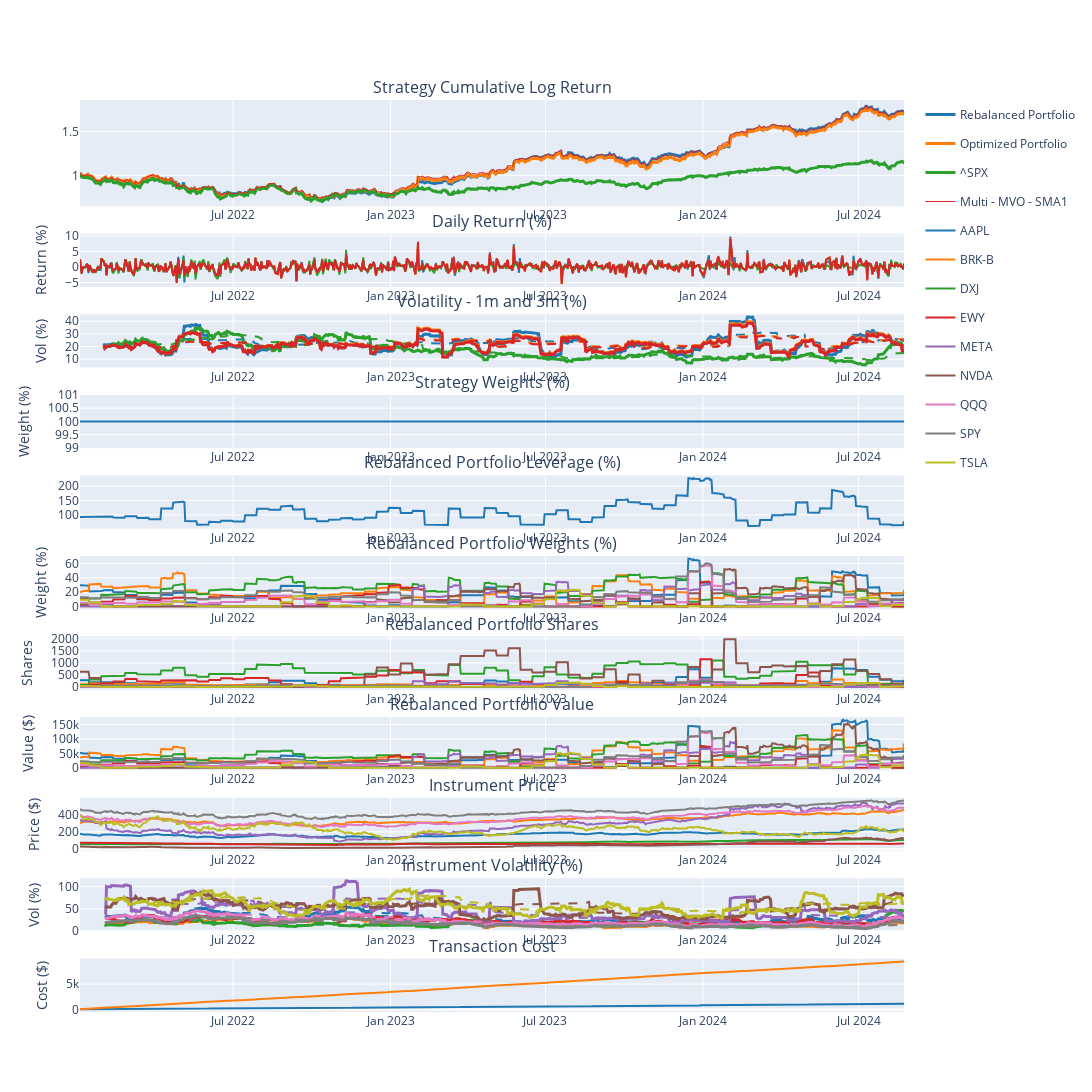

The cell this chart's notebook holds for it:
### Code cell
portfolio = PortfolioStandard(
    capital=169336.48958837058,
    name='MVOPortfolio',        
    rebalance_iter=RebalancerIter('0 0 * * Fri', 2),    
    tc_model=TransactionCostFutu(), 
    systems=[        
        TradingSubSystemMulti(vol_target=vol_target, instruments=instruments,  strategy=[MeanVarianceOpt(gamma=10, hhi=0.2, lookback=60)], max_leverage=max_leverage, offset=60)
    ]
)

portfolio.set_start_date(start_date)
portfolio.set_end_date(end_date)
portfolio.backtest_subsystems()
portfolio.optimize()
portfolio.backtest()
portfolio.rebalance()
portfolio.performance(show_all_rets=True)

### Figure 1 — Plotly figure (JSON) as saved in the notebook; plotly's stock layout.template omitted (floating-point values rounded to 4 significant figures; data arrays with more than 128 entries replaced by an {"elided": "..."} marker saying what was removed)
{"data": [{"legendgroup": "Rebalanced Portfolio", "line": {"width": 3}, "marker": {"color": "rgb(31, 119, 180)"}, "name": "Rebalanced Portfolio", "type": "scatter", "x": {"elided": "664 str values"}, "xaxis": "x", "y": {"elided": "664 float values"}, "yaxis": "y"}, {"legendgroup": "Rebalanced Portfolio", "marker": {"color": "rgb(31, 119, 180)"}, "name": "Rebalanced Portfolio", "showlegend": false, "type": "scatter", "x": {"elided": "664 str values"}, "xaxis": "x2", "y": {"elided": "664 float values"}, "yaxis": "y2"}, {"legendgroup": "Rebalanced Portfolio", "line": {"width": 3}, "marker": {"color": "rgb(31, 119, 180)"}, "name": "1m - Rebalanced Portfolio", "showlegend": false, "type": "scatter", "x": {"elided": "664 str values"}, "xaxis": "x3", "y": {"elided": "664 float values"}, "yaxis": "y3"}, {"legendgroup": "Rebalanced Portfolio", "line": {"dash": "dash"}, "marker": {"color": "rgb(31, 119, 180)"}, "name": "3m - Rebalanced Portfolio", "showlegend": false, "type": "scatter", "x": {"elided": "664 str values"}, "xaxis": "x3", "y": {"elided": "664 float values"}, "yaxis": "y3"}, {"legendgroup": "Rebalanced Portfolio", "marker": {"color": "rgb(31, 119, 180)"}, "name": "Rebalanced Portfolio", "showlegend": false, "type": "scatter", "x": {"elided": "664 str values"}, "xaxis": "x11", "y": {"elided": "664 float values"}, "yaxis": "y11"}, {"legendgroup": "Optimized Portfolio", "line": {"width": 3}, "marker": {"color": "rgb(255, 127, 14)"}, "name": "Optimized Portfolio", "type": "scatter", "x": {"elided": "664 str values"}, "xaxis": "x", "y": {"elided": "664 float values"}, "yaxis": "y"}, {"legendgroup": "Optimized Portfolio", "marker": {"color": "rgb(255, 127, 14)"}, "name": "Optimized Portfolio", "showlegend": false, "type": "scatter", "x": {"elided": "664 str values"}, "xaxis": "x2", "y": {"elided": "664 float values"}, "yaxis": "y2"}, {"legendgroup": "Optimized Portfolio", "line": {"width": 3}, "marker": {"color": "rgb(255, 127, 14)"}, "name": "1m - Optimized Portfolio", "showlegend": false, "type": "scatter", "x": {"elided": "664 str values"}, "xaxis": "x3", "y": {"elided": "664 float values"}, "yaxis": "y3"}, {"legendgroup": "Optimized Portfolio", "line": {"dash": "dash"}, "marker": {"color": "rgb(255, 127, 14)"}, "name": "3m - Optimized Portfolio", "showlegend": false, "type": "scatter", "x": {"elided": "664 str values"}, "xaxis": "x3", "y": {"elided": "664 float values"}, "yaxis": "y3"}, {"legendgroup": "Optimized Portfolio", "marker": {"color": "rgb(255, 127, 14)"}, "name": "Optimized Portfolio", "showlegend": false, "type": "scatter", "x": {"elided": "664 str values"}, "xaxis": "x11", "y": {"elided": "664 float values"}, "yaxis": "y11"}, {"legendgroup": "^SPX", "line": {"width": 3}, "marker": {"color": "rgb(44, 160, 44)"}, "name": "^SPX", "type": "scatter", "x": {"elided": "664 str values"}, "xaxis": "x", "y": {"elided": "664 float values"}, "yaxis": "y"}, {"legendgroup": "^SPX", "marker": {"color": "rgb(44, 160, 44)"}, "name": "^SPX", "showlegend": false, "type": "scatter", "x": {"elided": "664 str values"}, "xaxis": "x2", "y": {"elided": "664 float values"}, "yaxis": "y2"}, {"legendgroup": "^SPX", "line": {"width": 3}, "marker": {"color": "rgb(44, 160, 44)"}, "name": "1m - ^SPX", "showlegend": false, "type": "scatter", "x": {"elided": "664 str values"}, "xaxis": "x3", "y": {"elided": "664 float values"}, "yaxis": "y3"}, {"legendgroup": "^SPX", "line": {"dash": "dash"}, "marker": {"color": "rgb(44, 160, 44)"}, "name": "3m - ^SPX", "showlegend": false, "type": "scatter", "x": {"elided": "664 str values"}, "xaxis": "x3", "y": {"elided": "664 float values"}, "yaxis": "y3"}, {"legendgroup": "Multi - MVO - SMA1", "line": {"width": 1}, "marker": {"color": "rgb(214, 39, 40)"}, "name": "Multi - MVO - SMA1", "type": "scatter", "x": {"elided": "664 str values"}, "xaxis": "x", "y": {"elided": "664 float values"}, "yaxis": "y"}, {"legendgroup": "Multi - MVO - SMA1", "marker": {"color": "rgb(214, 39, 40)"}, "name": "Multi - MVO - SMA1", "showlegend": false, "type": "scatter", "x": {"elided": "664 str values"}, "xaxis": "x2", "y": {"elided": "664 float values"}, "yaxis": "y2"}, {"legendgroup": "Multi - MVO - SMA1", "line": {"width": 3}, "marker": {"color": "rgb(214, 39, 40)"}, "name": "1m - Multi - MVO - SMA1", "showlegend": false, "type": "scatter", "x": {"elided": "664 str values"}, "xaxis": "x3", "y": {"elided": "664 float values"}, "yaxis": "y3"}, {"legendgroup": "Multi - MVO - SMA1", "line": {"dash": "dash"}, "marker": {"color": "rgb(214, 39, 40)"}, "name": "3m - Multi - MVO - SMA1", "showlegend": false, "type": "scatter", "x": {"elided": "664 str values"}, "xaxis": "x3", "y": {"elided": "664 float values"}, "yaxis": "y3"}, {"legendgroup": "Multi - MVO - SMA1", "marker": {"color": "rgb(31, 119, 180)"}, "name": "Multi - MVO - SMA1", "showlegend": false, "type": "scatter", "x": {"elided": "664 str values"}, "xaxis": "x4", "y": {"elided": "664 int values"}, "yaxis": "y4"}, {"marker": {"color": "rgb(31, 119, 180)"}, "showlegend": false, "type": "scatter", "x": {"elided": "664 str values"}, "xaxis": "x5", "y": {"elided": "664 float values"}, "yaxis": "y5"}, {"legendgroup": "AAPL", "marker": {"color": "rgb(31, 119, 180)"}, "name": "AAPL", "showlegend": true, "type": "scatter", "x": {"elided": "664 str values"}, "xaxis": "x6", "y": {"elided": "664 float values"}, "yaxis": "y6"}, {"legendgroup": "AAPL", "marker": {"color": "rgb(31, 119, 180)"}, "name": "AAPL", "showlegend": false, "type": "scatter", "x": {"elided": "664 str values"}, "xaxis": "x7", "y": {"elided": "664 int values"}, "yaxis": "y7"}, {"legendgroup": "AAPL", "marker": {"color": "rgb(31, 119, 180)"}, "name": "AAPL", "showlegend": false, "type": "scatter", "x": {"elided": "664 str values"}, "xaxis": "x8", "y": {"elided": "664 float values"}, "yaxis": "y8"}, {"legendgroup": "AAPL", "marker": {"color": "rgb(31, 119, 180)"}, "name": "AAPL", "showlegend": false, "type": "scatter", "x": {"elided": "664 str values"}, "xaxis": "x9", "y": {"elided": "664 float values"}, "yaxis": "y9"}, {"legendgroup": "AAPL", "line": {"width": 3}, "marker": {"color": "rgb(31, 119, 180)"}, "name": "1m - AAPL", "showlegend": false, "type": "scatter", "x": {"elided": "664 str values"}, "xaxis": "x10", "y": {"elided": "664 float values"}, "yaxis": "y10"}, {"legendgroup": "AAPL", "line": {"dash": "dash"}, "marker": {"color": "rgb(31, 119, 180)"}, "name": "3m - AAPL", "showlegend": false, "type": "scatter", "x": {"elided": "664 str values"}, "xaxis": "x10", "y": {"elided": "664 float values"}, "yaxis": "y10"}, {"legendgroup": "BRK-B", "marker": {"color": "rgb(255, 127, 14)"}, "name": "BRK-B", "showlegend": true, "type": "scatter", "x": {"elided": "664 str values"}, "xaxis": "x6", "y": {"elided": "664 float values"}, "yaxis": "y6"}, {"legendgroup": "BRK-B", "marker": {"color": "rgb(255, 127, 14)"}, "name": "BRK-B", "showlegend": false, "type": "scatter", "x": {"elided": "664 str values"}, "xaxis": "x7", "y": {"elided": "664 int values"}, "yaxis": "y7"}, {"legendgroup": "BRK-B", "marker": {"color": "rgb(255, 127, 14)"}, "name": "BRK-B", "showlegend": false, "type": "scatter", "x": {"elided": "664 str values"}, "xaxis": "x8", "y": {"elided": "664 float values"}, "yaxis": "y8"}, {"legendgroup": "BRK-B", "marker": {"color": "rgb(255, 127, 14)"}, "name": "BRK-B", "showlegend": false, "type": "scatter", "x": {"elided": "664 str values"}, "xaxis": "x9", "y": {"elided": "664 float values"}, "yaxis": "y9"}, {"legendgroup": "BRK-B", "line": {"width": 3}, "marker": {"color": "rgb(255, 127, 14)"}, "name": "1m - BRK-B", "showlegend": false, "type": "scatter", "x": {"elided": "664 str values"}, "xaxis": "x10", "y": {"elided": "664 float values"}, "yaxis": "y10"}, {"legendgroup": "BRK-B", "line": {"dash": "dash"}, "marker": {"color": "rgb(255, 127, 14)"}, "name": "3m - BRK-B", "showlegend": false, "type": "scatter", "x": {"elided": "664 str values"}, "xaxis": "x10", "y": {"elided": "664 float values"}, "yaxis": "y10"}, {"legendgroup": "DXJ", "marker": {"color": "rgb(44, 160, 44)"}, "name": "DXJ", "showlegend": true, "type": "scatter", "x": {"elided": "664 str values"}, "xaxis": "x6", "y": {"elided": "664 float values"}, "yaxis": "y6"}, {"legendgroup": "DXJ", "marker": {"color": "rgb(44, 160, 44)"}, "name": "DXJ", "showlegend": false, "type": "scatter", "x": {"elided": "664 str values"}, "xaxis": "x7", "y": {"elided": "664 int values"}, "yaxis": "y7"}, {"legendgroup": "DXJ", "marker": {"color": "rgb(44, 160, 44)"}, "name": "DXJ", "showlegend": false, "type": "scatter", "x": {"elided": "664 str values"}, "xaxis": "x8", "y": {"elided": "664 float values"}, "yaxis": "y8"}, {"legendgroup": "DXJ", "marker": {"color": "rgb(44, 160, 44)"}, "name": "DXJ", "showlegend": false, "type": "scatter", "x": {"elided": "664 str values"}, "xaxis": "x9", "y": {"elided": "664 float values"}, "yaxis": "y9"}, {"legendgroup": "DXJ", "line": {"width": 3}, "marker": {"color": "rgb(44, 160, 44)"}, "name": "1m - DXJ", "showlegend": false, "type": "scatter", "x": {"elided": "664 str values"}, "xaxis": "x10", "y": {"elided": "664 float values"}, "yaxis": "y10"}, {"legendgroup": "DXJ", "line": {"dash": "dash"}, "marker": {"color": "rgb(44, 160, 44)"}, "name": "3m - DXJ", "showlegend": false, "type": "scatter", "x": {"elided": "664 str values"}, "xaxis": "x10", "y": {"elided": "664 float values"}, "yaxis": "y10"}, {"legendgroup": "EWY", "marker": {"color": "rgb(214, 39, 40)"}, "name": "EWY", "showlegend": true, "type": "scatter", "x": {"elided": "664 str values"}, "xaxis": "x6", "y": {"elided": "664 float values"}, "yaxis": "y6"}, {"legendgroup": "EWY", "marker": {"color": "rgb(214, 39, 40)"}, "name": "EWY", "showlegend": false, "type": "scatter", "x": {"elided": "664 str values"}, "xaxis": "x7", "y": {"elided": "664 int values"}, "yaxis": "y7"}, {"legendgroup": "EWY", "marker": {"color": "rgb(214, 39, 40)"}, "name": "EWY", "showlegend": false, "type": "scatter", "x": {"elided": "664 str values"}, "xaxis": "x8", "y": {"elided": "664 float values"}, "yaxis": "y8"}, {"legendgroup": "EWY", "marker": {"color": "rgb(214, 39, 40)"}, "name": "EWY", "showlegend": false, "type": "scatter", "x": {"elided": "664 str values"}, "xaxis": "x9", "y": {"elided": "664 float values"}, "yaxis": "y9"}, {"legendgroup": "EWY", "line": {"width": 3}, "marker": {"color": "rgb(214, 39, 40)"}, "name": "1m - EWY", "showlegend": false, "type": "scatter", "x": {"elided": "664 str values"}, "xaxis": "x10", "y": {"elided": "664 float values"}, "yaxis": "y10"}, {"legendgroup": "EWY", "line": {"dash": "dash"}, "marker": {"color": "rgb(214, 39, 40)"}, "name": "3m - EWY", "showlegend": false, "type": "scatter", "x": {"elided": "664 str values"}, "xaxis": "x10", "y": {"elided": "664 float values"}, "yaxis": "y10"}, {"legendgroup": "META", "marker": {"color": "rgb(148, 103, 189)"}, "name": "META", "showlegend": true, "type": "scatter", "x": {"elided": "664 str values"}, "xaxis": "x6", "y": {"elided": "664 float values"}, "yaxis": "y6"}, {"legendgroup": "META", "marker": {"color": "rgb(148, 103, 189)"}, "name": "META", "showlegend": false, "type": "scatter", "x": {"elided": "664 str values"}, "xaxis": "x7", "y": {"elided": "664 int values"}, "yaxis": "y7"}, {"legendgroup": "META", "marker": {"color": "rgb(148, 103, 189)"}, "name": "META", "showlegend": false, "type": "scatter", "x": {"elided": "664 str values"}, "xaxis": "x8", "y": {"elided": "664 float values"}, "yaxis": "y8"}, {"legendgroup": "META", "marker": {"color": "rgb(148, 103, 189)"}, "name": "META", "showlegend": false, "type": "scatter", "x": {"elided": "664 str values"}, "xaxis": "x9", "y": {"elided": "664 float values"}, "yaxis": "y9"}, {"legendgroup": "META", "line": {"width": 3}, "marker": {"color": "rgb(148, 103, 189)"}, "name": "1m - META", "showlegend": false, "type": "scatter", "x": {"elided": "664 str values"}, "xaxis": "x10", "y": {"elided": "664 float values"}, "yaxis": "y10"}, {"legendgroup": "META", "line": {"dash": "dash"}, "marker": {"color": "rgb(148, 103, 189)"}, "name": "3m - META", "showlegend": false, "type": "scatter", "x": {"elided": "664 str values"}, "xaxis": "x10", "y": {"elided": "664 float values"}, "yaxis": "y10"}, {"legendgroup": "NVDA", "marker": {"color": "rgb(140, 86, 75)"}, "name": "NVDA", "showlegend": true, "type": "scatter", "x": {"elided": "664 str values"}, "xaxis": "x6", "y": {"elided": "664 float values"}, "yaxis": "y6"}, {"legendgroup": "NVDA", "marker": {"color": "rgb(140, 86, 75)"}, "name": "NVDA", "showlegend": false, "type": "scatter", "x": {"elided": "664 str values"}, "xaxis": "x7", "y": {"elided": "664 int values"}, "yaxis": "y7"}, {"legendgroup": "NVDA", "marker": {"color": "rgb(140, 86, 75)"}, "name": "NVDA", "showlegend": false, "type": "scatter", "x": {"elided": "664 str values"}, "xaxis": "x8", "y": {"elided": "664 float values"}, "yaxis": "y8"}, {"legendgroup": "NVDA", "marker": {"color": "rgb(140, 86, 75)"}, "name": "NVDA", "showlegend": false, "type": "scatter", "x": {"elided": "664 str values"}, "xaxis": "x9", "y": {"elided": "664 float values"}, "yaxis": "y9"}, {"legendgroup": "NVDA", "line": {"width": 3}, "marker": {"color": "rgb(140, 86, 75)"}, "name": "1m - NVDA", "showlegend": false, "type": "scatter", "x": {"elided": "664 str values"}, "xaxis": "x10", "y": {"elided": "664 float values"}, "yaxis": "y10"}, {"legendgroup": "NVDA", "line": {"dash": "dash"}, "marker": {"color": "rgb(140, 86, 75)"}, "name": "3m - NVDA", "showlegend": false, "type": "scatter", "x": {"elided": "664 str values"}, "xaxis": "x10", "y": {"elided": "664 float values"}, "yaxis": "y10"}, {"legendgroup": "QQQ", "marker": {"color": "rgb(227, 119, 194)"}, "name": "QQQ", "showlegend": true, "type": "scatter", "x": {"elided": "664 str values"}, "xaxis": "x6", "y": {"elided": "664 float values"}, "yaxis": "y6"}, {"legendgroup": "QQQ", "marker": {"color": "rgb(227, 119, 194)"}, "name": "QQQ", "showlegend": false, "type": "scatter", "x": {"elided": "664 str values"}, "xaxis": "x7", "y": {"elided": "664 int values"}, "yaxis": "y7"}, {"legendgroup": "QQQ", "marker": {"color": "rgb(227, 119, 194)"}, "name": "QQQ", "showlegend": false, "type": "scatter", "x": {"elided": "664 str values"}, "xaxis": "x8", "y": {"elided": "664 float values"}, "yaxis": "y8"}, {"legendgroup": "QQQ", "marker": {"color": "rgb(227, 119, 194)"}, "name": "QQQ", "showlegend": false, "type": "scatter", "x": {"elided": "664 str values"}, "xaxis": "x9", "y": {"elided": "664 float values"}, "yaxis": "y9"}, {"legendgroup": "QQQ", "line": {"width": 3}, "marker": {"color": "rgb(227, 119, 194)"}, "name": "1m - QQQ", "showlegend": false, "type": "scatter", "x": {"elided": "664 str values"}, "xaxis": "x10", "y": {"elided": "664 float values"}, "yaxis": "y10"}, {"legendgroup": "QQQ", "line": {"dash": "dash"}, "marker": {"color": "rgb(227, 119, 194)"}, "name": "3m - QQQ", "showlegend": false, "type": "scatter", "x": {"elided": "664 str values"}, "xaxis": "x10", "y": {"elided": "664 float values"}, "yaxis": "y10"}, {"legendgroup": "SPY", "marker": {"color": "rgb(127, 127, 127)"}, "name": "SPY", "showlegend": true, "type": "scatter", "x": {"elided": "664 str values"}, "xaxis": "x6", "y": {"elided": "664 float values"}, "yaxis": "y6"}, {"legendgroup": "SPY", "marker": {"color": "rgb(127, 127, 127)"}, "name": "SPY", "showlegend": false, "type": "scatter", "x": {"elided": "664 str values"}, "xaxis": "x7", "y": {"elided": "664 int values"}, "yaxis": "y7"}, {"legendgroup": "SPY", "marker": {"color": "rgb(127, 127, 127)"}, "name": "SPY", "showlegend": false, "type": "scatter", "x": {"elided": "664 str values"}, "xaxis": "x8", "y": {"elided": "664 float values"}, "yaxis": "y8"}, {"legendgroup": "SPY", "marker": {"color": "rgb(127, 127, 127)"}, "name": "SPY", "showlegend": false, "type": "scatter", "x": {"elided": "664 str values"}, "xaxis": "x9", "y": {"elided": "664 float values"}, "yaxis": "y9"}, {"legendgroup": "SPY", "line": {"width": 3}, "marker": {"color": "rgb(127, 127, 127)"}, "name": "1m - SPY", "showlegend": false, "type": "scatter", "x": {"elided": "664 str values"}, "xaxis": "x10", "y": {"elided": "664 float values"}, "yaxis": "y10"}, {"legendgroup": "SPY", "line": {"dash": "dash"}, "marker": {"color": "rgb(127, 127, 127)"}, "name": "3m - SPY", "showlegend": false, "type": "scatter", "x": {"elided": "664 str values"}, "xaxis": "x10", "y": {"elided": "664 float values"}, "yaxis": "y10"}, {"legendgroup": "TSLA", "marker": {"color": "rgb(188, 189, 34)"}, "name": "TSLA", "showlegend": true, "type": "scatter", "x": {"elided": "664 str values"}, "xaxis": "x6", "y": {"elided": "664 float values"}, "yaxis": "y6"}, {"legendgroup": "TSLA", "marker": {"color": "rgb(188, 189, 34)"}, "name": "TSLA", "showlegend": false, "type": "scatter", "x": {"elided": "664 str values"}, "xaxis": "x7", "y": {"elided": "664 int values"}, "yaxis": "y7"}, {"legendgroup": "TSLA", "marker": {"color": "rgb(188, 189, 34)"}, "name": "TSLA", "showlegend": false, "type": "scatter", "x": {"elided": "664 str values"}, "xaxis": "x8", "y": {"elided": "664 float values"}, "yaxis": "y8"}, {"legendgroup": "TSLA", "marker": {"color": "rgb(188, 189, 34)"}, "name": "TSLA", "showlegend": false, "type": "scatter", "x": {"elided": "664 str values"}, "xaxis": "x9", "y": {"elided": "664 float values"}, "yaxis": "y9"}, {"legendgroup": "TSLA", "line": {"width": 3}, "marker": {"color": "rgb(188, 189, 34)"}, "name": "1m - TSLA", "showlegend": false, "type": "scatter", "x": {"elided": "664 str values"}, "xaxis": "x10", "y": {"elided": "664 float values"}, "yaxis": "y10"}, {"legendgroup": "TSLA", "line": {"dash": "dash"}, "marker": {"color": "rgb(188, 189, 34)"}, "name": "3m - TSLA", "showlegend": false, "type": "scatter", "x": {"elided": "664 str values"}, "xaxis": "x10", "y": {"elided": "664 float values"}, "yaxis": "y10"}], "layout": {"annotations": [{"font": {"size": 16}, "showarrow": false, "text": "Strategy Cumulative Log Return", "x": 0.5, "xanchor": "center", "xref": "paper", "y": 1, "yanchor": "bottom", "yref": "paper"}, {"font": {"size": 16}, "showarrow": false, "text": "Daily Return (%)", "x": 0.5, "xanchor": "center", "xref": "paper", "y": 0.8533, "yanchor": "bottom", "yref": "paper"}, {"font": {"size": 16}, "showarrow": false, "text": "Volatility - 1m and 3m (%)", "x": 0.5, "xanchor": "center", "xref": "paper", "y": 0.765, "yanchor": "bottom", "yref": "paper"}, {"font": {"size": 16}, "showarrow": false, "text": "Strategy Weights (%)", "x": 0.5, "xanchor": "center", "xref": "paper", "y": 0.6767, "yanchor": "bottom", "yref": "paper"}, {"font": {"size": 16}, "showarrow": false, "text": "Rebalanced Portfolio Leverage (%)", "x": 0.5, "xanchor": "center", "xref": "paper", "y": 0.5883, "yanchor": "bottom", "yref": "paper"}, {"font": {"size": 16}, "showarrow": false, "text": "Rebalanced Portfolio Weights (%)", "x": 0.5, "xanchor": "center", "xref": "paper", "y": 0.5, "yanchor": "bottom", "yref": "paper"}, {"font": {"size": 16}, "showarrow": false, "text": "Rebalanced Portfolio Shares", "x": 0.5, "xanchor": "center", "xref": "paper", "y": 0.4117, "yanchor": "bottom", "yref": "paper"}, {"font": {"size": 16}, "showarrow": false, "text": "Rebalanced Portfolio Value", "x": 0.5, "xanchor": "center", "xref": "paper", "y": 0.3233, "yanchor": "bottom", "yref": "paper"}, {"font": {"size": 16}, "showarrow": false, "text": "Instrument Price", "x": 0.5, "xanchor": "center", "xref": "paper", "y": 0.235, "yanchor": "bottom", "yref": "paper"}, {"font": {"size": 16}, "showarrow": false, "text": "Instrument Volatility (%)", "x": 0.5, "xanchor": "center", "xref": "paper", "y": 0.1467, "yanchor": "bottom", "yref": "paper"}, {"font": {"size": 16}, "showarrow": false, "text": "Transaction Cost", "x": 0.5, "xanchor": "center", "xref": "paper", "y": 0.05833, "yanchor": "bottom", "yref": "paper"}], "height": 3700, "hovermode": "x", "width": 1500, "xaxis": {"anchor": "y", "domain": [0, 1], "matches": "x11", "showticklabels": true}, "xaxis10": {"anchor": "y10", "domain": [0, 1], "matches": "x11", "showticklabels": true}, "xaxis11": {"anchor": "y11", "domain": [0, 1], "showticklabels": true}, "xaxis2": {"anchor": "y2", "domain": [0, 1], "matches": "x11", "showticklabels": true}, "xaxis3": {"anchor": "y3", "domain": [0, 1], "matches": "x11", "showticklabels": true}, "xaxis4": {"anchor": "y4", "domain": [0, 1], "matches": "x11", "showticklabels": true}, "xaxis5": {"anchor": "y5", "domain": [0, 1], "matches": "x11", "showticklabels": true}, "xaxis6": {"anchor": "y6", "domain": [0, 1], "matches": "x11", "showticklabels": true}, "xaxis7": {"anchor": "y7", "domain": [0, 1], "matches": "x11", "showticklabels": true}, "xaxis8": {"anchor": "y8", "domain": [0, 1], "matches": "x11", "showticklabels": true}, "xaxis9": {"anchor": "y9", "domain": [0, 1], "matches": "x11", "showticklabels": true}, "yaxis": {"anchor": "x", "domain": [0.8833, 1]}, "yaxis10": {"anchor": "x10", "domain": [0.08833, 0.1467], "title": {"text": "Vol (%)"}}, "yaxis11": {"anchor": "x11", "domain": [0, 0.05833], "title": {"text": "Cost ($)"}}, "yaxis2": {"anchor": "x2", "domain": [0.795, 0.8533], "title": {"text": "Return (%)"}}, "yaxis3": {"anchor": "x3", "domain": [0.7067, 0.765], "title": {"text": "Vol (%)"}}, "yaxis4": {"anchor": "x4", "domain": [0.6183, 0.6767], "title": {"text": "Weight (%)"}}, "yaxis5": {"anchor": "x5", "domain": [0.53, 0.5883]}, "yaxis6": {"anchor": "x6", "domain": [0.4417, 0.5], "title": {"text": "Weight (%)"}}, "yaxis7": {"anchor": "x7", "domain": [0.3533, 0.4117], "title": {"text": "Shares"}}, "yaxis8": {"anchor": "x8", "domain": [0.265, 0.3233], "title": {"text": "Value ($)"}}, "yaxis9": {"anchor": "x9", "domain": [0.1767, 0.235], "title": {"text": "Price ($)"}}}}
